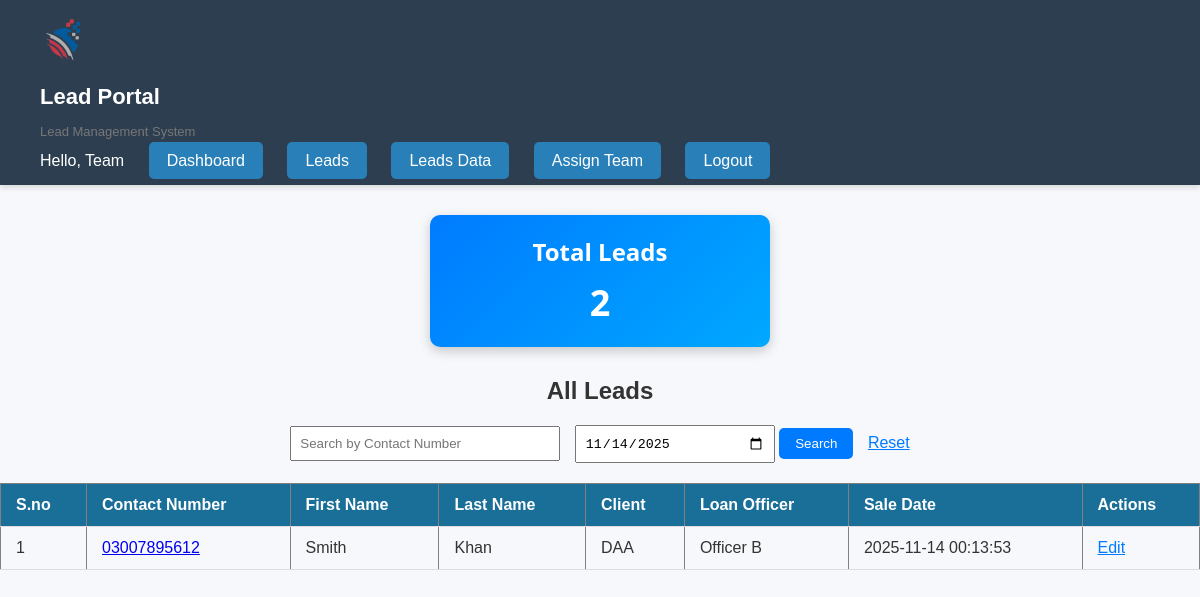
Before: /public/lead_data.php (signed in) with the older database file.
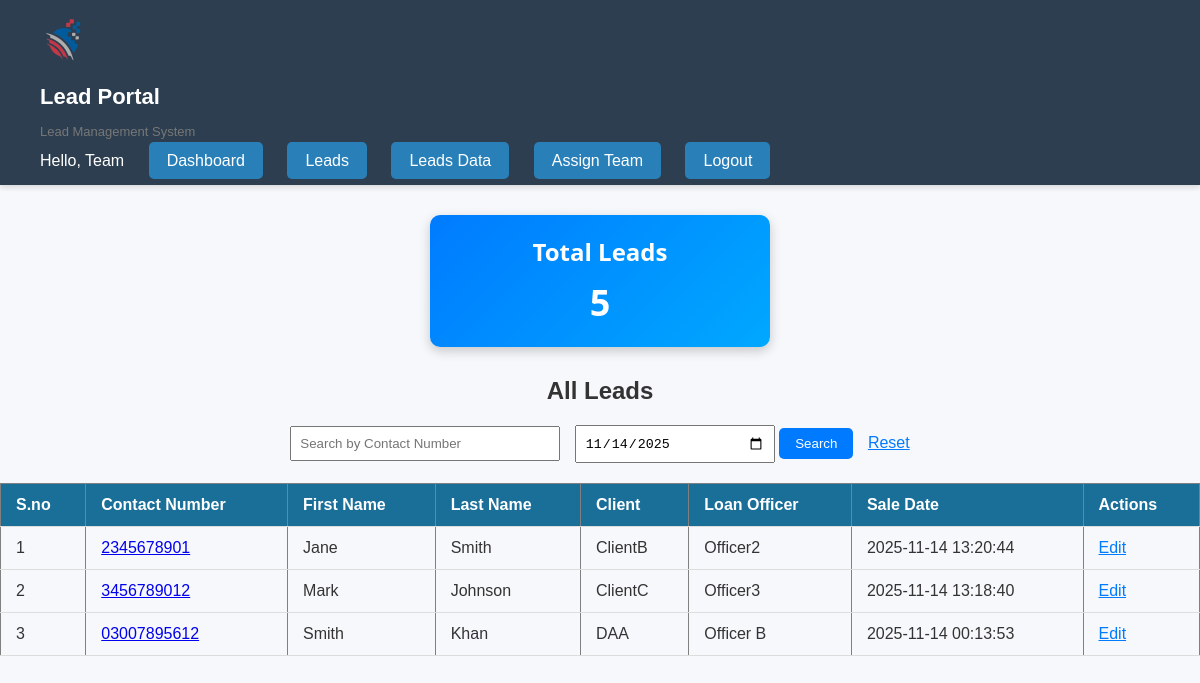
After: the same page with the newer database file.
### tables this page shows
CREATE TABLE `lead_data` (
  `id` int(11) NOT NULL,
  `contact_number` varchar(50) NOT NULL,
  `first_name` varchar(255) DEFAULT NULL,
  `last_name` varchar(255) DEFAULT NULL,
  `phone` varchar(255) DEFAULT NULL,
  `phone2` varchar(255) NOT NULL,
  `client` varchar(255) DEFAULT NULL,
  `loan_officer` varchar(255) DEFAULT NULL,
  `Address` varchar(255) DEFAULT NULL,
  `Zip` varchar(255) NOT NULL,
  `State` varchar(255) DEFAULT NULL,
  `City` varchar(255) DEFAULT NULL,
  `Address2` varchar(255) DEFAULT NULL,
  `Zip2` varchar(255) NOT NULL,
  `State2` varchar(255) DEFAULT NULL,
  `City2` varchar(255) DEFAULT NULL,
  `total_loan` varchar(255) DEFAULT NULL,
  `interest_rate` varchar(255) DEFAULT NULL,
  `rate_type` varchar(255) DEFAULT NULL,
  `loan_type` varchar(255) DEFAULT NULL,
  `house_type` varchar(255) DEFAULT NULL,
  `property_usage` varchar(255) DEFAULT NULL,
  `interest2` varchar(255) NOT NULL,
  `rate_type2` varchar(255) NOT NULL,
  `credit_card_dept` varchar(255) NOT NULL,
  `late_payment` varchar(255) NOT NULL,
  `cashout` varchar(255) NOT NULL,
  `foreclosure` varchar(255) NOT NULL,
  `Bankrupcy` varchar(255) NOT NULL,
  `employement_status` varchar(255) DEFAULT NULL,
  `comments` text DEFAULT NULL,
  `submitted_by` int(11) DEFAULT NULL,
  `sale_date` timestamp NULL DEFAULT current_timestamp(),
  `created_at` timestamp NOT NULL DEFAULT current_timestamp(),
  `created_date` date GENERATED ALWAYS AS (cast(`created_at` as date)) STORED
);

### includes/auth.php (called while the page is built, shortened)
<?php
function is_logged_in()
{
    return isset($_SESSION['user_id']);
}
function current_user()
{
    return
    [
        'id' => $_SESSION['user_id'],
        'username' => $_SESSION['username'],
        'access_level' => $_SESSION['access_level']
    ];
}

### public/lead_data.php (the view, shortened to what this page needs)
<?php
require_once __DIR__ . '/../includes/auth.php';
require_once __DIR__ . '/../includes/header.php';
        ?>
        <?php
$search_number = '';
$filter_date = date('Y-m-d');
if (!empty($search_number))
{
    $stmt = $mysqli->prepare("
        SELECT id, contact_number, fisrt_name, last_name, client, loan_officer, sale_date
        FROM lead_data
        WHERE contact_number LIKE ?
        ORDER BY id DESC
    ");
    $param = "%$search_number%";
    $stmt->bind_param("s", $param);
}
else
    {
    $stmt = $mysqli->prepare("
        SELECT id, contact_number, first_name, last_name, client, loan_officer, sale_date
        FROM lead_data
        WHERE DATE(sale_date) = ?
        ORDER BY id DESC
    ");
    $stmt->bind_param("s", $filter_date);
}
$stmt->execute();
$result = $stmt->get_result();
$total_result = $mysqli->query("SELECT COUNT(*) AS total FROM lead_data");
$total_leads = $total_result->fetch_assoc()['total'];
?>
<div class="stats-card">
    <h3>Total Leads</h3>
    <p><?= htmlspecialchars($total_leads) ?></p>
</div>
<div class="container" style="justify-items: center;">
    <h2>All Leads</h2>
    <form method="GET" action="lead_data" style="margin-bottom:20px; text-align:center;">
        <input type="text" name="search_number" placeholder="Search by Contact Number"
            value="<?= htmlspecialchars($search_number) ?>" style="padding:8px; width:250px;">
        <input type="date" name="filter_date" value="<?= htmlspecialchars($filter_date) ?>" style="padding:8px; width:180px; margin-left:10px;">
        <button type="submit" style="padding:8px 16px; background:#007bff; color:white; border:none; border-radius:5px; cursor:pointer;">
            Search
        </button>
        <?php if (!empty($search_number) || !empty($filter_date)): ?>
            <a href="lead_data" style="margin-left:10px; color:#007bff;">Reset</a>
        <?php endif; ?>
    </form>
    <?php if ($result !== false): ?>
    <table border="1" cellpadding="8" cellspacing="0" style="border-collapse: collapse; width: 100%;">
        <thead>
            <tr style="background: #1a6f99; color:white;">
                <th>S.no</th>
                <th>Contact Number</th>
                <th>First Name</th>
                <th>Last Name</th>
                <th>Client</th>
                <th>Loan Officer</th>
                <th>Sale Date</th>
                <?php if(in_array($user['access_level'], [1,2,3])): ?><th>Actions</th><?php endif; ?>
            </tr>
        </thead>
        <tbody>
        <?php
        $serial = 1;
        if ($result->num_rows > 0):
            while ($row = $result->fetch_assoc()): ?>
                <tr>
                    <td><?= $serial++; ?></td>
                    <td><a href="lead_data?contact_number=<?= urlencode($row['contact_number']) ?>"><?= htmlspecialchars($row['contact_number']) ?></a></td>
                    <td><?= htmlspecialchars($row['first_name']) ?></td>
                    <td><?= htmlspecialchars($row['last_name']) ?></td>
                    <td><?= htmlspecialchars($row['client']) ?></td>
                    <td><?= htmlspecialchars($row['loan_officer']) ?></td>
                    <td><?= htmlspecialchars($row['sale_date']) ?></td>
                    <td>
                        <?php if(in_array($user['access_level'], [1,2,3])): ?>
                            <a href="edit_lead?id=<?= $row['id'] ?>" style="color:#007bff;">Edit</a>
                        <?php endif; ?>
                    </td>
                </tr>
            <?php endwhile;
        else: ?>
            <tr><td colspan="7" style="text-align:center;">No leads found.</td></tr>
        <?php endif; ?>
        </tbody>
    </table>
    <?php endif; ?>
</div>

Changed rows visible on the page:
added lead_data: contact_number "2345678901", first_name "Jane", last_name "Smith", client "ClientB", loan_officer "Officer2", sale_date "2025-11-14 13:20:44"
added lead_data: contact_number "3456789012", first_name "Mark", last_name "Johnson", client "ClientC", loan_officer "Officer3", sale_date "2025-11-14 13:18:40"
Other visible differences:
$total_leads: "2" → "5"
